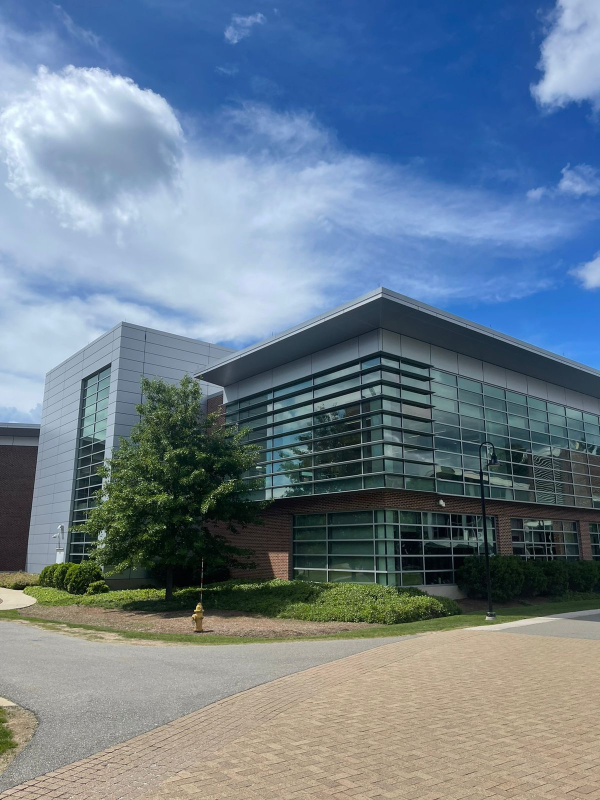
#> input picture PanoramaStitching/data/Set1/1.jpg, 1200 x 1600 px (shown at 1/2 size); its folder holds 2 pictures in this run
$ python code.py --InputPath data/Set1
#> lines starting #> are read from the running program, lines starting #| are printed output that depends on the picture
#> in read_images, img is the input picture: shape (1600, 1200, 3); mean B, G, R 141.9, 126.2, 108.1
import cv2
import argparse
import os
import math
import numpy as np

class PanoramaStitching:
    def __init__(self):
        self.matching_threshold = 0.75
        self.ransac_distance_threshold = 7.0  # Pixel distance threshold
        self.ransac_confidence = 0.99
        self.scale = 0.5
        self.final_blend = False

    def read_input(self):
        parser = argparse.ArgumentParser(description='Panorama Stitching')
        parser.add_argument('--InputPath', type=str, required=True, help='Path to the input images')
        args = parser.parse_args()
        self.input_path = args.InputPath

    def read_images(self):
        files = sorted([f for f in os.listdir(self.input_path) if f.lower().endswith('.jpg')])
        images = []
        for file in files:
            img = cv2.imread(os.path.join(self.input_path, file))
            if img is not None:
                img = cv2.resize(img, (int(img.shape[1] * self.scale), int(img.shape[0] * self.scale)))
                images.append(img)
#> pass 2 of the loop in read_images, `for file in files:`:
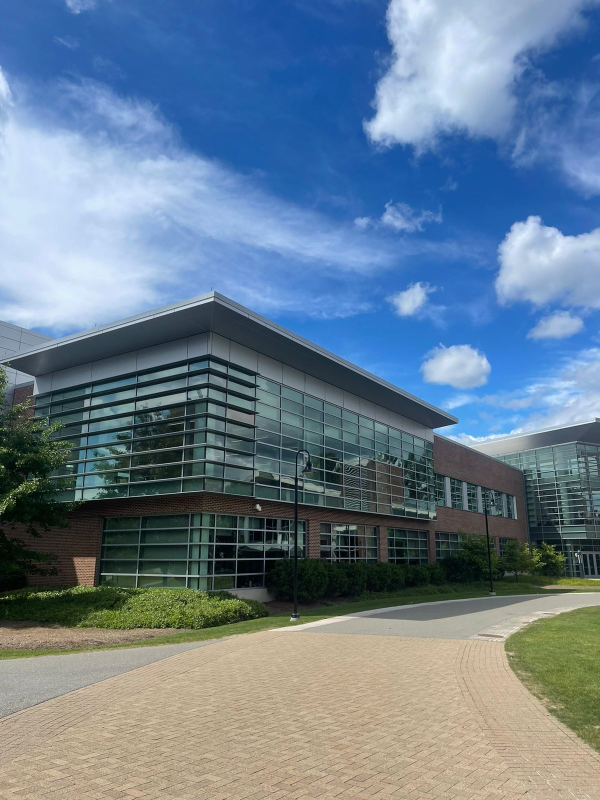
#> input picture PanoramaStitching/data/Set1/2.jpg, 1200 x 1600 px (shown at 1/2 size)
#> in read_images, img is the input picture: shape (1600, 1200, 3); mean B, G, R 144.4, 125.9, 104.6
#> in read_images, `img = cv2.resize(img, (int(img.shape[1] * self.scale), int(img.shape[0..`:
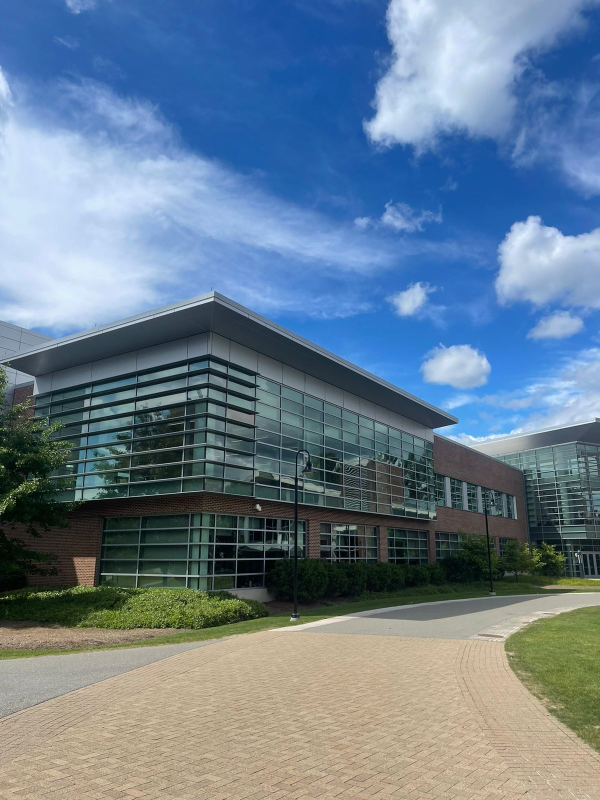
#> img: shape (800, 600, 3); mean B, G, R 144.6, 126.1, 104.7
        return images

    def extract_features(self, image):
        gray = cv2.cvtColor(image, cv2.COLOR_BGR2GRAY)
        orb = cv2.ORB_create()
        return orb.detectAndCompute(gray, None)

    def match_features(self, desc1, desc2):
        bf = cv2.BFMatcher(cv2.NORM_HAMMING, crossCheck=False)
        matches = bf.knnMatch(desc1, desc2, k=2)
        good_matches = []
        for m, n in matches:
            if m.distance < self.matching_threshold * n.distance:
                good_matches.append(m)
        return good_matches

    def estimate_homography(self, matches, kp1, kp2):
        if len(matches) < 4:
            return None
        src_pts = np.float32([kp1[m.queryIdx].pt for m in matches]).reshape(-1, 1, 2)
        dst_pts = np.float32([kp2[m.trainIdx].pt for m in matches]).reshape(-1, 1, 2)
        H, _ = cv2.findHomography(src_pts, dst_pts, cv2.RANSAC, self.ransac_distance_threshold, confidence=self.ransac_confidence)
        return H

    def save_matches_image(self, img1, kp1, img2, kp2, matches, pair_index, iteration=None):
        temp_dir = f'{self.input_path}/temp_pano'
        os.makedirs(temp_dir, exist_ok=True)
        img_matches = cv2.drawMatches(img1, kp1, img2, kp2, matches, None)

        if iteration is not None:
            filename = f'matches_iter{iteration}_pair{pair_index}.jpg'
        else:
            filename = f'matches_pair{pair_index}.jpg'

        save_path = os.path.join(temp_dir, filename)
        cv2.imwrite(save_path, img_matches)

    def get_homographies(self, iteration=None):
        homographies = []
        for i in range(len(self.images) - 1):
            kp1, desc1 = self.extract_features(self.images[i])
            kp2, desc2 = self.extract_features(self.images[i + 1])
            matches = self.match_features(desc1, desc2)

            self.save_matches_image(self.images[i], kp1, self.images[i + 1], kp2, matches, i, iteration)

            H = self.estimate_homography(matches, kp1, kp2)
            if H is not None:
                homographies.append(H)
        return homographies

    def create_weighted_mask(self, mask):
        if len(mask.shape) == 3:
            mask = cv2.cvtColor(mask, cv2.COLOR_BGR2GRAY)
        mask = mask.astype(np.uint8)
        dist_transform = cv2.distanceTransform(mask, cv2.DIST_L2, 3)
        max_dist = np.max(dist_transform)
        return dist_transform / max_dist if max_dist > 0 else dist_transform

    def stitch_pair(self, homographies):
        for i, H in enumerate(homographies):
            if i >= len(self.images) - 1:
                break

            # Determine image order based on position
            n = math.ceil(len(self.images) / 2)
            if i + 1 < n:
                img1, img2 = self.images[i + 1], self.images[i]
            else:
                H = np.linalg.inv(H)
                img1, img2 = self.images[i], self.images[i + 1]

            # Calculate canvas size
            h1, w1 = img1.shape[:2]
            h2, w2 = img2.shape[:2]
            corners1 = np.float32([[0, 0], [0, h1], [w1, h1], [w1, 0]]).reshape(-1, 1, 2)
            corners2 = np.float32([[0, 0], [0, h2], [w2, h2], [w2, 0]]).reshape(-1, 1, 2)
            corners2_transformed = cv2.perspectiveTransform(corners2, H)
            all_corners = np.concatenate((corners1, corners2_transformed))

            [x_min, y_min] = np.int32(all_corners.min(axis=0).ravel() - 0.5)
            [x_max, y_max] = np.int32(all_corners.max(axis=0).ravel() + 0.5)

            # Translation matrix
            translation = np.array([[1, 0, -x_min], [0, 1, -y_min], [0, 0, 1]], dtype=np.float32)

            # Warp images
            canvas_size = (x_max - x_min, y_max - y_min)
            img1_warped = cv2.warpPerspective(img1, translation, canvas_size)
            img2_warped = cv2.warpPerspective(img2, translation @ H, canvas_size)

            # Create weighted masks and blend
            mask1 = ((img1_warped > 0).astype(np.uint8) * 255)
            mask2 = ((img2_warped > 0).astype(np.uint8) * 255)
            weight1 = self.create_weighted_mask(mask1)[..., None]
            weight2 = self.create_weighted_mask(mask2)[..., None]

            denominator = np.where(weight1 + weight2 == 0, 1, weight1 + weight2)
            result = np.clip((img1_warped * weight1 + img2_warped * weight2) / denominator, 0, 255).astype(np.uint8)

            # Save result
            if self.final_blend:
                cv2.imwrite(f'{self.input_path}/Final_Panorama.jpg', result)
            else:
                temp_dir = f'{self.input_path}/temp_pano'
                os.makedirs(temp_dir, exist_ok=True)
                cv2.imwrite(f'{temp_dir}/{i}.jpg', result)

    def process_multiple_images(self):
        temp_dir = f'{self.input_path}/temp_pano'
        os.makedirs(temp_dir, exist_ok=True)
        current_images = self.images.copy()
        iteration = 0

        while len(current_images) > 2 and iteration < 10:
            print(f"Iteration {iteration}: Processing {len(current_images)} images")
            self.images = current_images
            self.final_blend = False

            homographies = self.get_homographies(iteration)
            if not homographies:
                print("No valid homographies found, stopping")
                break

            self.stitch_pair(homographies)

            # Load intermediate results
            new_images = []
            for i in range(len(homographies)):
                result_path = f'{temp_dir}/{i}.jpg'
                if os.path.exists(result_path):
                    img = cv2.imread(result_path)
                    if img is not None:
                        new_images.append(img)

            current_images = new_images
            iteration += 1

        # Final stitch of remaining 2 images
        if len(current_images) == 2:
            print("Final stitching of 2 remaining images")
            self.images = current_images
            self.final_blend = True
            homographies = self.get_homographies(iteration)
            if homographies:
                self.stitch_pair(homographies)

    def main(self):
        self.read_input()
        self.images = self.read_images()
#> self.images = 2 items

        if len(self.images) == 2:
            self.final_blend = True
            homographies = self.get_homographies()
#> the loop in get_homographies, `for i in range(len(self.images) - 1):` made 1 pass
#> (matches, temp_dir in save_matches_image, filename in save_matches_image) on pass 1: (142 matches, 'data/Set1/temp_pano', 'matches_pair0.jpg')
#> pass 1, in extract_features, `gray = cv2.cvtColor(image, cv2.COLOR_BGR2GRAY)`:
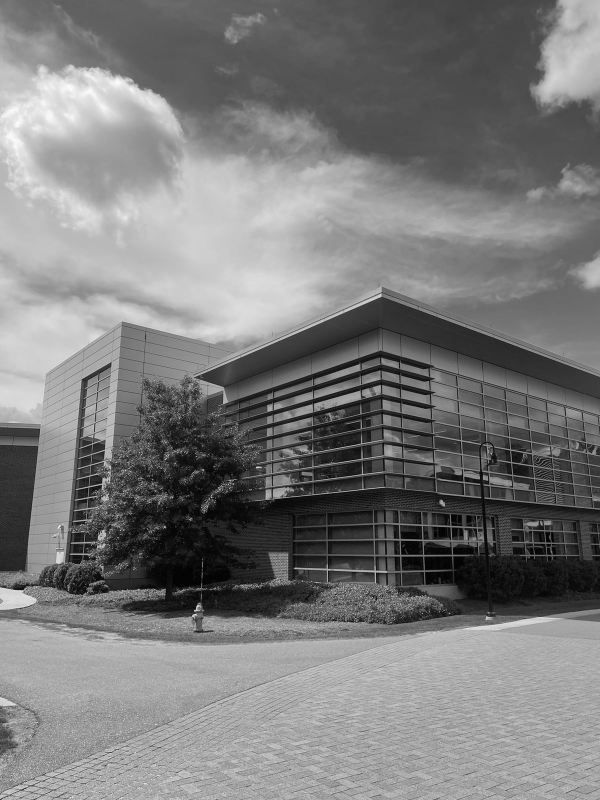
#> gray: shape (800, 600); min 1, max 251, mean 122.7
#> pass 1, in extract_features (call 2), `gray = cv2.cvtColor(image, cv2.COLOR_BGR2GRAY)`:
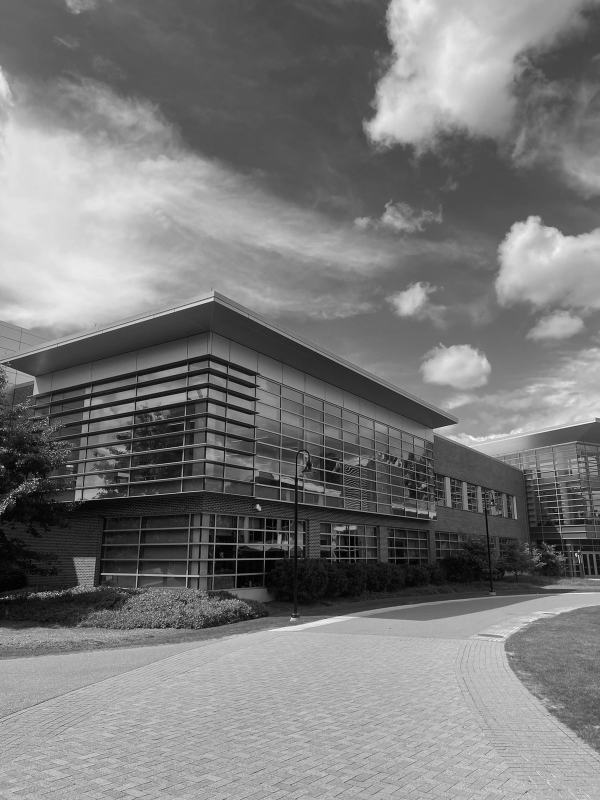
#> gray: shape (800, 600); min 1, max 250, mean 121.8
#> pass 1, in save_matches_image, `img_matches = cv2.drawMatches(img1, kp1, img2, kp2, matches, None)`:
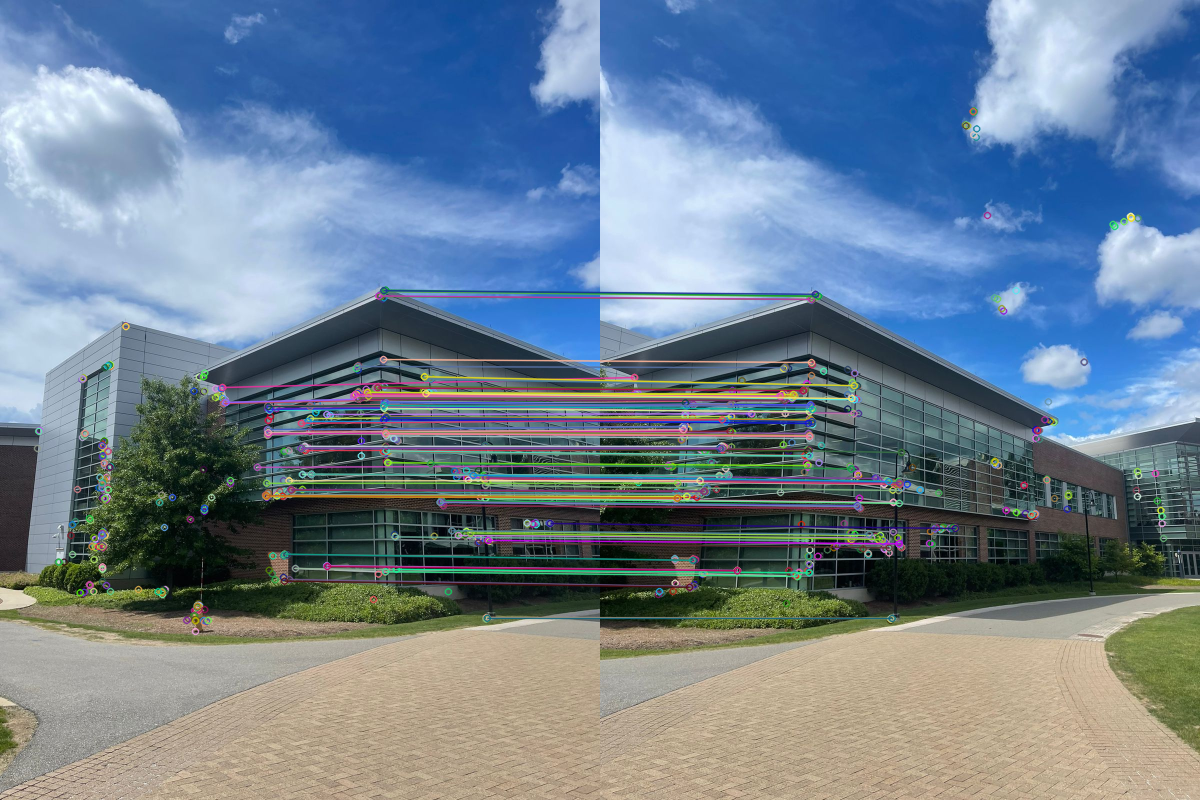
#> img_matches: shape (800, 1200, 3); mean B, G, R 146.1, 128.9, 110.2
#> after the loop in get_homographies, `for i in range(len(self.images) - 1):`: homographies = [[[1.37, -0.106, -226.5], [0.366, 1.2, -121.5], [0.000694, -8.23e-05, 1]]]
            self.stitch_pair(homographies)
#> the loop in stitch_pair, `for i, H in enumerate(homographies):` made 1 pass
#> (n, h1, w1, h2, w2, corners2, x_min, y_min) on pass 1: (1, 800, 600, 800, 600, [[0, 0], [0, 800], [600, 800], [600, 0]], 0, -160)
#> pass 1, in stitch_pair, `img1_warped = cv2.warpPerspective(img1, translation, canvas_size)`:
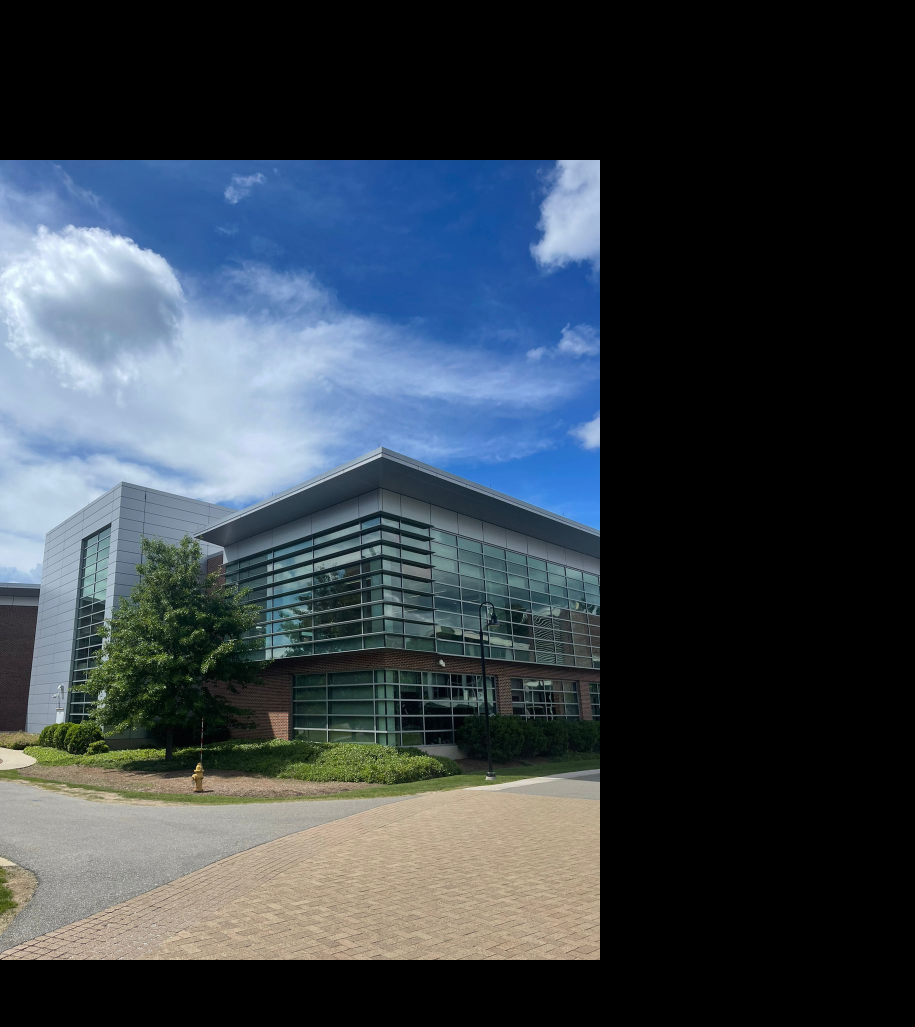
#> img1_warped: shape (1027, 915, 3); mean B, G, R 72.6, 64.5, 55.3
#> pass 1, in stitch_pair, `img2_warped = cv2.warpPerspective(img2, translation @ H, canvas_size)`:
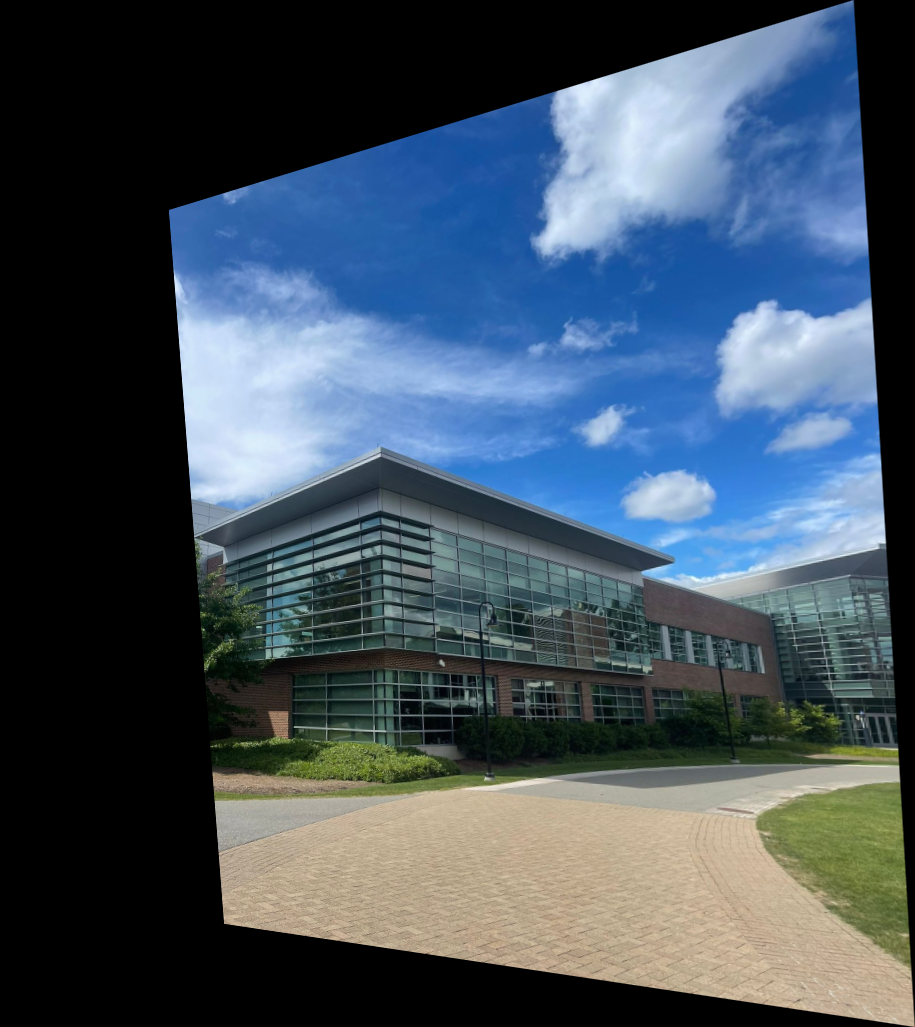
#> img2_warped: shape (1027, 915, 3); mean B, G, R 94.3, 81.2, 66.6
#> pass 1, in stitch_pair, `mask2 = ((img2_warped > 0).astype(np.uint8) * 255)`:
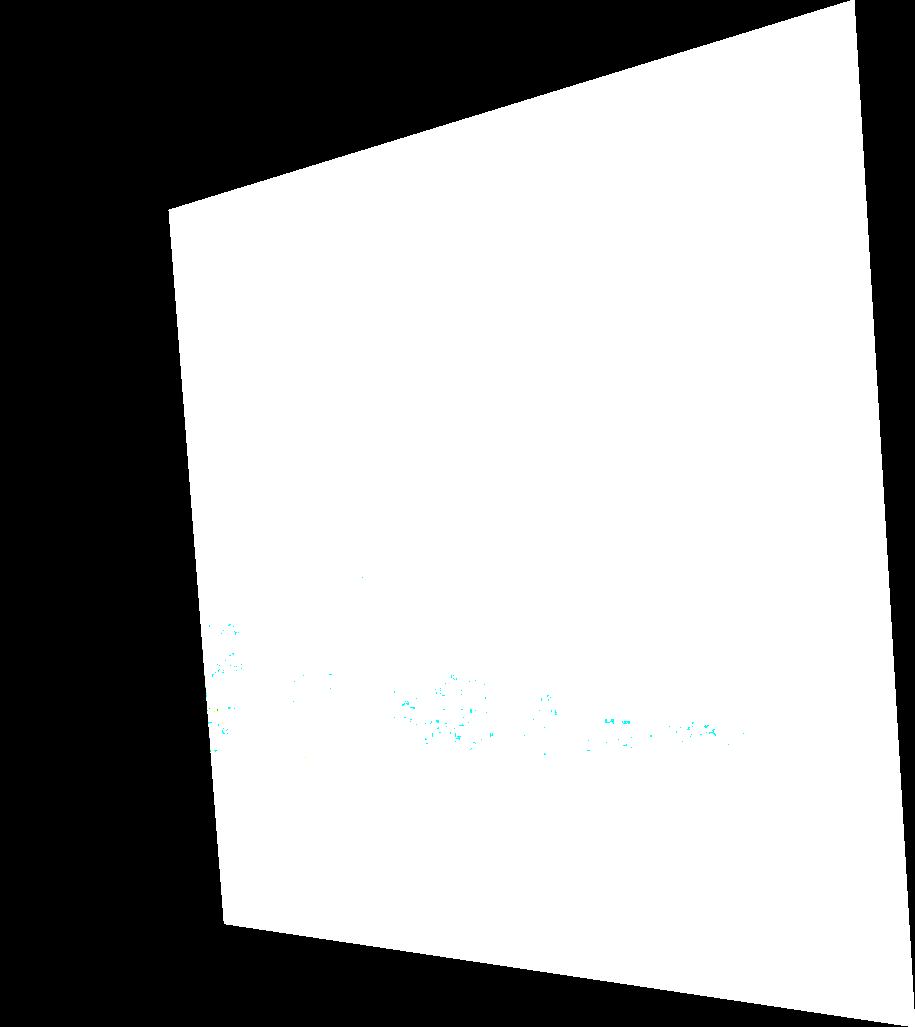
#> mask2: shape (1027, 915, 3); mean B, G, R 163.8, 163.8, 163.7
        else:
            homographies = self.get_homographies()
            self.stitch_pair(homographies)
            self.process_multiple_images()

if __name__ == "__main__":
    PanoramaStitching().main()
